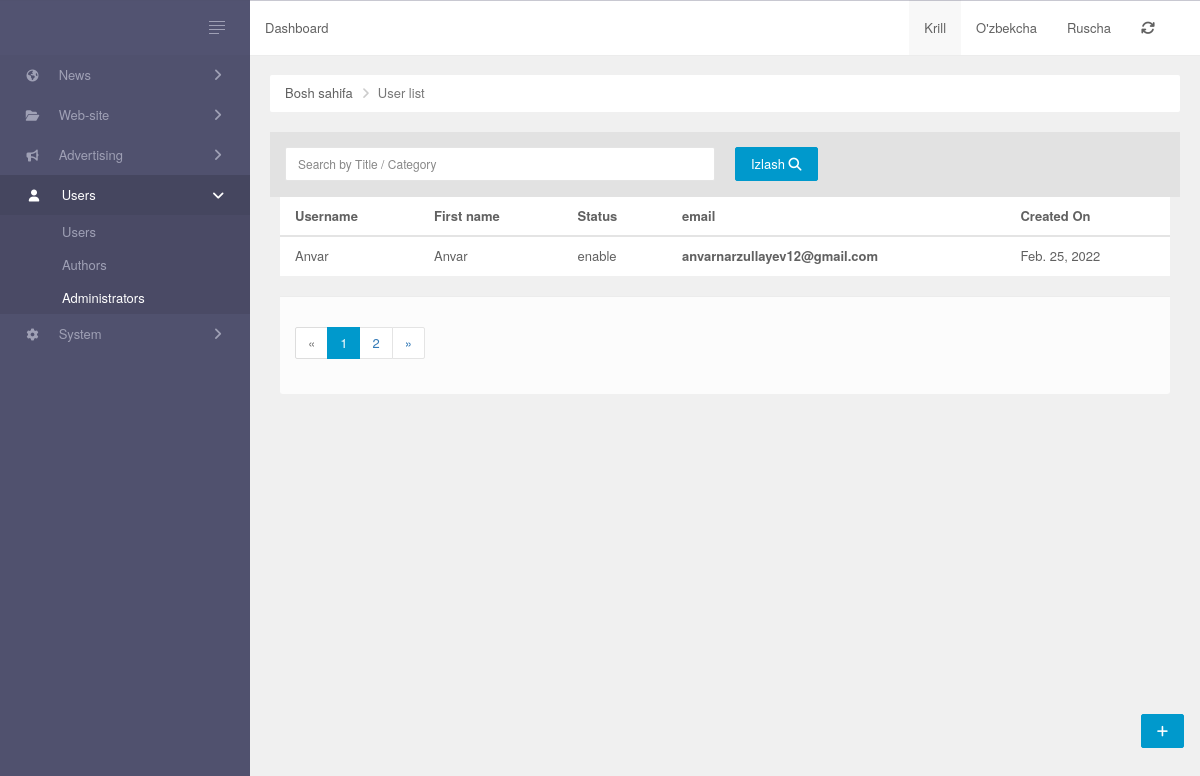
The page /user/ on the database its author committed.
### Admin/models/postAuthor.py (models this page shows, shortened)
class MyUser(AbstractUser):
    bio = models.CharField(max_length = 200, blank = True)
    location = models.CharField(max_length=30, blank=True)
    birth_date = models.DateTimeField(null = True, blank = True)
    img = models.ImageField(upload_to='users/', blank = True, null = True)
    facebook_link = models.URLField(max_length=200, blank=True, null=True)
    instagram_link = models.URLField(max_length=200, blank=True, null=True)
    youtube_link = models.URLField(max_length=200, blank=True, null=True)
    telegram_link = models.URLField(max_length=200, blank=True, null=True)
    gitHub_link = models.URLField(max_length=200, blank=True, null=True)
    STATUS = Choices('enable', 'disabled')
    status = StatusField()

### Admin/views.py (the view)
# urls.py: path('user/',UserList,name='user_list'),
def UserList(request):
    admin = MyUser.objects.all()
    return render(request,'userlist.html',{'admin':admin})

### Admin/templates/userlist.html (shortened to what this page needs)
{% extends 'base.html' %}
{% load static %}
{% load widget_tweaks %}
{% block content %}
        <div class="main-panel">
            {% include 'inc/header.html' %}
            <div class="main-content">
                <ul class="breadcrumb ">
                    <li><a href="/">Bosh sahifa</a></li>
                    <li class="active">User list</li>
                </ul>
                <div class="button-panel">
                    <a class="btn btn-fab btn-raised btn-primary" href="#" title="Create news Post"><i class="fa fa-plus"></i></a>
                </div>
                <div id="post-grid" data-pjax-container="">
                    <div class="panel panel-default data-grid">
                        <div class="panel-heading">
                            <div class="row" id="data-grid-filters">
                                <form id="w0" action="{% url 'sort_category' %}" method="post">
                                    <div class="col col-md-6">
                                        <div class="form-group field-post-search">
                                            <input type="text" id="post-search" class="form-control" name="query" placeholder="Search by Title / Category">
                                        </div>
                                    </div>
                                    <div class="col col-md-6">
                                        <button class="btn btn-primary" type="submit">Izlash <i class="fa fa-search"></i></button>
                                    </div>
                                </form>
                            </div>
                        </div>
                        <div class="col col-md-12">
                            <div id="data-grid" class="table-responsive scroll">
                                {% if admin %}
                                <table class="table table-striped table-hover">
                                    <thead>
                                        <tr>
                                            <th><a href="/post/index?sort=type" data-sort="type">Username</a></th>
                                            <th><a href="/post/index?sort=title" data-sort="title">First name</a></th>
                                            <th><a href="/post/index?sort=views" data-sort="views">Status</a></th>
                                            <th><a href="/post/index?sort=views" data-sort="views">email</a></th>
                                            <th><a href="#">Created On</a></th>
                                        </tr>
                                    </thead>
                                    <tbody>
                                        {% for i in admin %}
                                        <tr class="" data-key="620ddae1f2750876ef694475">
                                            <td><a href="#" data-pjax="0">{{i.username}}</a></td>
                                            <td><a href="#" data-pjax="0">{{i.first_name}}</a></td>
                                            <td>{{i.status}}</td>
                                            <th><a href="">{{i.email}}</a></th>
                                            <td>{{i.last_login|date}}</td>
                                        </tr>
                                        {% endfor %}
                                    </tbody>
                                </table>
                                {% else %}
                                <div style="color:red;text-align: center;">
                                    <h3>Siz izlagan qidiruv buyicha ma'lumot topilmadi!!!</h3>
                                    <h3>Afsus . Qaytadan harakat qilib kuring</h3>
                                </div>
                                {% endif %}
                                <div class='panel-footer'>
                                    <ul class="pagination">
                                        <li class="prev disabled"><span>&laquo;</span></li>
                                        <li class="active"><a href="/post/index?page=1&amp;per-page=30" data-page="0">1</a></li>
                                        <li><a href="/post/index?page=2&amp;per-page=30" data-page="1">2</a></li>
                                        <li class="next"><a href="/post/index?page=2&amp;per-page=30" data-page="1">&raquo;</a></li>
                                    </ul>
                                </div>
                            </div>
                        </div>
                    </div>
                </div>
            </div>
        </div>
{% endblock %}

### static/css/style.css (style rules this page uses)
.button-panel { bottom: 52px; position: fixed; right: 16px; z-index: 10000; }
.main-panel { transition: margin 0.33s cubic-bezier(0.685, 0.0473, 0.346, 1) 0s; }
.form-group { position: relative; }
.panel-heading .form-group { margin: 0px; }

### templates/base.html (style rules this page uses)
.scroll { overflow: auto; white-space: nowrap; }

### rows shown on the page
MyUser: username "Anvar", first_name "Anvar", status "enable", email "anvarnarzullayev12@gmail.com", last_login "Feb. 25, 2022"
